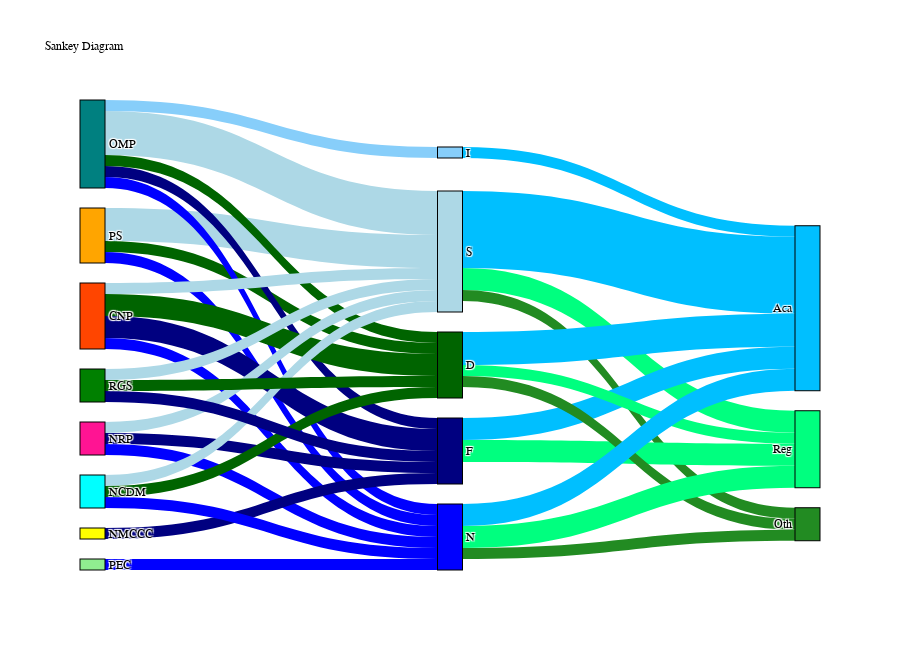

Write notebook code for a chart like this one.
### Markdown cell above
# Sankey Plot

### Code cell
import pandas as pd
import plotly.graph_objects as go

df = pd.read_csv("sankey_assignment.csv")

sources = ['PS', 'OMP', 'CNP', 'NRP', 'NMCCC', 'PEC', 'NCDM', 'RGS']
middles = ['S', 'F', 'D', 'N', 'I']
targets = ['Reg', 'Aca', 'Oth']

nodes = {name: i for i, name in enumerate(sources + middles + targets)}

links = []
for src in sources:
    for mid in middles:
        value = df[df["LABEL"] == mid][src].values[0]
        if value > 0:
            links.append((src, mid, value))

for mid in middles:
    for tgt in targets:
        value = df[df["LABEL"] == mid][tgt].values[0]
        if value > 0:
            links.append((mid, tgt, value))

source_indices = [nodes[src] for src, tgt, val in links]
target_indices = [nodes[tgt] for src, tgt, val in links]
values = [val for src, tgt, val in links]

custom_colors = {
    'OMP': 'rgb(0, 128, 128)',  # Teal
    'PS': 'rgb(255, 165, 0)',   # Orange
    'CNP': 'rgb(255, 69, 0)',   # Red-Orange
    'NRP': 'rgb(255, 20, 147)', # Deep Pink
    'NMCCC': 'rgb(255, 255, 0)',# Yellow
    'PEC': 'rgb(144, 238, 144)',# Light Green
    'NCDM': 'rgb(0, 255, 255)', # Cyan
    'RGS': 'rgb(0, 128, 0)',    # Green
    'S': 'rgb(173, 216, 230)',  # Light Blue
    'F': 'rgb(0, 0, 128)',      # Navy
    'D': 'rgb(0, 100, 0)',      # Dark Green
    'N': 'rgb(0, 0, 255)',      # Blue
    'I': 'rgb(135, 206, 250)',  # Sky Blue
    'Reg': 'rgb(0, 255, 127)',  # Spring Green
    'Aca': 'rgb(0, 191, 255)',  # Deep Sky Blue
    'Oth': 'rgb(34, 139, 34)'   # Forest Green
}

fig = go.Figure(go.Sankey(
    node=dict(
        pad=20,
        thickness=25,
        line=dict(color="black", width=1),
        label=list(nodes.keys()),
        color=[custom_colors[name] for name in nodes.keys()]
    ),
    link=dict(
        source=source_indices,
        target=target_indices,
        value=values,
        color=[custom_colors[tgt] for src, tgt, val in links] 
    )
))

fig.update_layout(
    title_text="Sankey Diagram",
    font=dict(family="Arial", size=12, color="black"),
    title_font=dict(size=12, family="Arial", color="black"),
    height=650,
    paper_bgcolor="white",
)

fig.show()

### Figure 1 — Plotly figure (JSON) as saved in the notebook; plotly's stock layout.template omitted (floating-point values rounded to 4 significant figures)
{"data": [{"link": {"color": ["rgb(173, 216, 230)", "rgb(0, 100, 0)", "rgb(0, 0, 255)", "rgb(173, 216, 230)", "rgb(0, 0, 128)", "rgb(0, 100, 0)", "rgb(0, 0, 255)", "rgb(135, 206, 250)", "rgb(173, 216, 230)", "rgb(0, 0, 128)", "rgb(0, 100, 0)", "rgb(0, 0, 255)", "rgb(173, 216, 230)", "rgb(0, 0, 128)", "rgb(0, 0, 255)", "rgb(0, 0, 128)", "rgb(0, 0, 255)", "rgb(173, 216, 230)", "rgb(0, 100, 0)", "rgb(0, 0, 255)", "rgb(173, 216, 230)", "rgb(0, 0, 128)", "rgb(0, 100, 0)", "rgb(0, 255, 127)", "rgb(0, 191, 255)", "rgb(34, 139, 34)", "rgb(0, 255, 127)", "rgb(0, 191, 255)", "rgb(0, 255, 127)", "rgb(0, 191, 255)", "rgb(34, 139, 34)", "rgb(0, 255, 127)", "rgb(0, 191, 255)", "rgb(34, 139, 34)", "rgb(0, 191, 255)"], "source": [0, 0, 0, 1, 1, 1, 1, 1, 2, 2, 2, 2, 3, 3, 3, 4, 5, 6, 6, 6, 7, 7, 7, 8, 8, 8, 9, 9, 10, 10, 10, 11, 11, 11, 12], "target": [8, 10, 11, 8, 9, 10, 11, 12, 8, 9, 10, 11, 8, 9, 11, 9, 11, 8, 10, 11, 8, 9, 10, 13, 14, 15, 13, 14, 13, 14, 15, 13, 14, 15, 14], "value": [3, 1, 1, 4, 1, 1, 1, 1, 1, 2, 2, 1, 1, 1, 1, 1, 1, 1, 1, 1, 1, 1, 1, 2, 7, 1, 2, 2, 1, 3, 1, 2, 2, 1, 1]}, "node": {"color": ["rgb(255, 165, 0)", "rgb(0, 128, 128)", "rgb(255, 69, 0)", "rgb(255, 20, 147)", "rgb(255, 255, 0)", "rgb(144, 238, 144)", "rgb(0, 255, 255)", "rgb(0, 128, 0)", "rgb(173, 216, 230)", "rgb(0, 0, 128)", "rgb(0, 100, 0)", "rgb(0, 0, 255)", "rgb(135, 206, 250)", "rgb(0, 255, 127)", "rgb(0, 191, 255)", "rgb(34, 139, 34)"], "label": ["PS", "OMP", "CNP", "NRP", "NMCCC", "PEC", "NCDM", "RGS", "S", "F", "D", "N", "I", "Reg", "Aca", "Oth"], "line": {"color": "black", "width": 1}, "pad": 20, "thickness": 25}, "type": "sankey"}], "layout": {"font": {"color": "black", "family": "Arial", "size": 12}, "height": 650, "paper_bgcolor": "white", "title": {"font": {"color": "black", "family": "Arial", "size": 12}, "text": "Sankey Diagram"}}}
